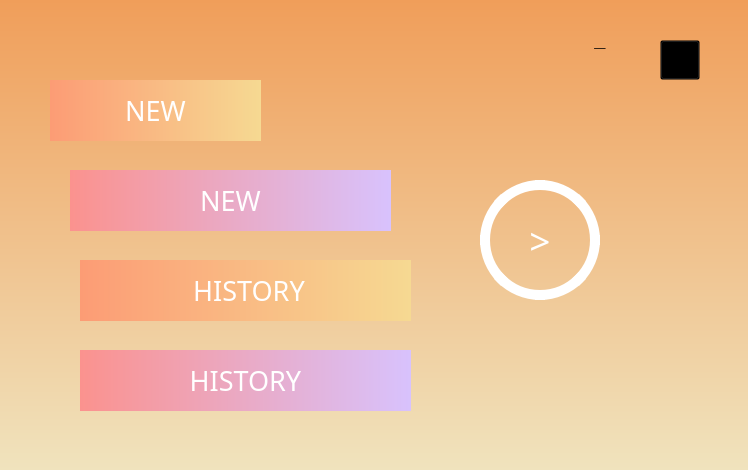
<?xml version="1.0" encoding="UTF-8"?>
<ui version="4.0">
 <class>Form</class>
 <widget class="QWidget" name="Form">
  <property name="geometry">
   <rect>
    <x>0</x>
    <y>0</y>
    <width>748</width>
    <height>470</height>
   </rect>
  </property>
  <property name="font">
   <font>
    <family>Arial</family>
    <weight>75</weight>
    <bold>true</bold>
   </font>
  </property>
  <property name="windowTitle">
   <string>Form</string>
  </property>
  <property name="styleSheet">
   <string notr="true">background-color: qlineargradient(spread:pad, x1:0, y1:0, x2:0, y2:1, stop:0 rgba(240, 158, 90, 255), stop:1 rgba(240, 227, 189, 255));</string>
  </property>
  <widget class="QPushButton" name="check_record_button">
   <property name="geometry">
    <rect>
     <x>80</x>
     <y>260</y>
     <width>331</width>
     <height>61</height>
    </rect>
   </property>
   <property name="font">
    <font>
     <family>Tw Cen MT Condensed Extra Bold</family>
     <pointsize>20</pointsize>
    </font>
   </property>
   <property name="mouseTracking">
    <bool>false</bool>
   </property>
   <property name="styleSheet">
    <string notr="true">border-radius:75px;
border:0px;
background-color: qlineargradient(spread:pad, x1:0, y1:0, x2:1, y2:0, stop:0 #FC9C75 , stop:1 #F6D992);
color:white;
</string>
   </property>
   <property name="text">
    <string> HISTORY</string>
   </property>
  </widget>
  <widget class="QPushButton" name="check_expenses_button">
   <property name="geometry">
    <rect>
     <x>80</x>
     <y>350</y>
     <width>331</width>
     <height>61</height>
    </rect>
   </property>
   <property name="font">
    <font>
     <family>Tw Cen MT Condensed Extra Bold</family>
     <pointsize>20</pointsize>
    </font>
   </property>
   <property name="styleSheet">
    <string notr="true">border-radius:75px;
border:0px;
background-color: qlineargradient(spread:pad, x1:0, y1:0, x2:1, y2:0, stop:0 #FB928E , stop:1 #D8C2FD);
color:white;
</string>
   </property>
   <property name="text">
    <string>HISTORY</string>
   </property>
  </widget>
  <widget class="QPushButton" name="add_record_button">
   <property name="geometry">
    <rect>
     <x>50</x>
     <y>80</y>
     <width>211</width>
     <height>61</height>
    </rect>
   </property>
   <property name="font">
    <font>
     <family>Tw Cen MT Condensed Extra Bold</family>
     <pointsize>20</pointsize>
    </font>
   </property>
   <property name="mouseTracking">
    <bool>false</bool>
   </property>
   <property name="styleSheet">
    <string notr="true">border-radius:75px;
border:0px;
background-color: qlineargradient(spread:pad, x1:0, y1:0, x2:1, y2:0, stop:0 #FC9C75 , stop:1 #F6D992);
color:white;
</string>
   </property>
   <property name="text">
    <string>NEW</string>
   </property>
  </widget>
  <widget class="QPushButton" name="add_expenses_button">
   <property name="geometry">
    <rect>
     <x>70</x>
     <y>170</y>
     <width>321</width>
     <height>61</height>
    </rect>
   </property>
   <property name="font">
    <font>
     <family>Tw Cen MT Condensed Extra Bold</family>
     <pointsize>20</pointsize>
    </font>
   </property>
   <property name="styleSheet">
    <string notr="true">border-radius:75px;
border:0px;
background-color: qlineargradient(spread:pad, x1:0, y1:0, x2:1, y2:0, stop:0 #FB928E , stop:1 #D8C2FD);
color:white;
</string>
   </property>
   <property name="text">
    <string>NEW</string>
   </property>
  </widget>
  <widget class="QLabel" name="home_bg">
   <property name="geometry">
    <rect>
     <x>50</x>
     <y>50</y>
     <width>101</width>
     <height>91</height>
    </rect>
   </property>
   <property name="styleSheet">
    <string notr="true">background-color:transparent;</string>
   </property>
   <property name="text">
    <string/>
   </property>
  </widget>
  <widget class="QLabel" name="record_bg">
   <property name="geometry">
    <rect>
     <x>270</x>
     <y>90</y>
     <width>131</width>
     <height>111</height>
    </rect>
   </property>
   <property name="styleSheet">
    <string notr="true">background-color:transparent;</string>
   </property>
   <property name="text">
    <string/>
   </property>
  </widget>
  <widget class="QLabel" name="expenses_bg">
   <property name="geometry">
    <rect>
     <x>490</x>
     <y>90</y>
     <width>141</width>
     <height>111</height>
    </rect>
   </property>
   <property name="styleSheet">
    <string notr="true">background-color:transparent;</string>
   </property>
   <property name="text">
    <string/>
   </property>
  </widget>
  <widget class="QPushButton" name="close_button">
   <property name="geometry">
    <rect>
     <x>660</x>
     <y>40</y>
     <width>40</width>
     <height>40</height>
    </rect>
   </property>
   <property name="styleSheet">
    <string notr="true">background-color:transparent;
color:black;
font:Bold;
font-size:25px;
padding:0px</string>
   </property>
   <property name="text">
    <string>X</string>
   </property>
  </widget>
  <widget class="QPushButton" name="minimize_button">
   <property name="geometry">
    <rect>
     <x>580</x>
     <y>20</y>
     <width>40</width>
     <height>40</height>
    </rect>
   </property>
   <property name="styleSheet">
    <string notr="true">border: 0;
background-color:transparent;
color:black;
font:Bold;
font-size:20px;
padding-bottom:2px</string>
   </property>
   <property name="text">
    <string>_</string>
   </property>
  </widget>
  <widget class="QPushButton" name="next_page_button">
   <property name="geometry">
    <rect>
     <x>480</x>
     <y>180</y>
     <width>120</width>
     <height>120</height>
    </rect>
   </property>
   <property name="font">
    <font>
     <family>Tw Cen MT Condensed Extra Bold</family>
     <pointsize>28</pointsize>
    </font>
   </property>
   <property name="styleSheet">
    <string notr="true">border-radius:60px;
color:white;
border:10px solid white;
background-color:transparent;
</string>
   </property>
   <property name="text">
    <string>&gt;</string>
   </property>
  </widget>
  <zorder>home_bg</zorder>
  <zorder>expenses_bg</zorder>
  <zorder>record_bg</zorder>
  <zorder>add_record_button</zorder>
  <zorder>check_record_button</zorder>
  <zorder>add_expenses_button</zorder>
  <zorder>check_expenses_button</zorder>
  <zorder>close_button</zorder>
  <zorder>minimize_button</zorder>
  <zorder>next_page_button</zorder>
 </widget>
 <resources>
  <include location="photo_file.qrc"/>
 </resources>
 <connections/>
</ui>
